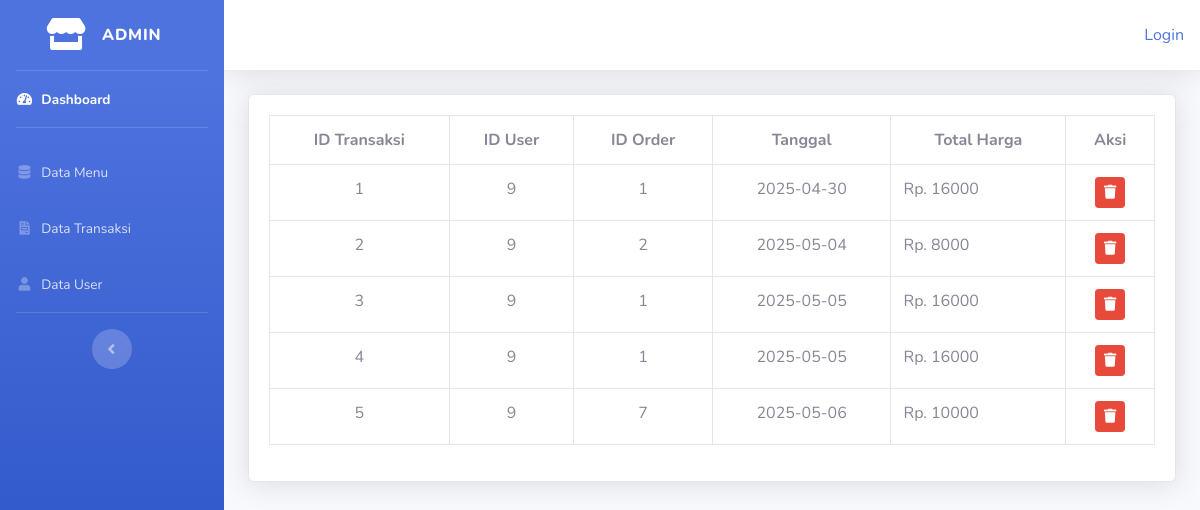
The app's page /index.php/admin/data_transaksi with its own data.
### tables this page shows
CREATE TABLE `transaksi` (
  `id_transaksi` int(5) NOT NULL,
  `id_user` int(5) DEFAULT NULL,
  `id_order` int(5) DEFAULT NULL,
  `tanggal` date DEFAULT NULL,
  `total_harga` int(11) DEFAULT NULL
);

### application/controllers/admin/data_transaksi.php (called while the page is built, shortened)
<?php
class Data_transaksi extends CI_Controller{
    public function index()
    {
        $data['transaksi'] = $this->model_transaksi->tampil_transaksi()->result();
        $this->load->view('templates_admin/header');
        $this->load->view('templates_admin/sidebar');
        $this->load->view('admin/data_transaksi', $data);
        $this->load->view('templates_admin/footer');
    }
}

### index.php (called while the page is built, shortened)
<?php
require_once BASEPATH.'core/CodeIgniter.php';

### application/models/model_transaksi.php (called while the page is built, shortened)
<?php
class Model_transaksi extends CI_Model{
    public function tampil_transaksi(){
        return $this->db->get('transaksi');
    }
}

### application/views/admin/data_transaksi.php (the view)
<div class="container-fluid">
  <div class="card shadow mb-4">
    <div class="card-body">
      <table class="table table-bordered">
          <tr class="text-center">
              <th>ID Transaksi</th>
              <th>ID User</th>
              <th>ID Order</th>
              <th>Tanggal</th>
              <th>Total Harga</th>
              <th>Aksi</th>
          </tr>
          <?php
              foreach($transaksi as $trans) : ?>
              <tr>
                  <td class="text-center"><?php echo $trans->id_transaksi ?></td>
                  <td class="text-center"><?php echo $trans->id_user ?></td>
                  <td class="text-center"><?php echo $trans->id_order ?></td>
                  <td class="text-center"><?php echo $trans->tanggal ?></td>
                  <td>Rp. <?php echo $trans->total_harga ?></td>
                  <td class="text-center">
                  <?php echo anchor('admin/data_transaksi/hapus/'.$trans->id_transaksi, '<div class="btn btn-danger btn-sm"><i class="fas fa-trash"></i></div>')?>
                  </td>
              </tr>
          <?php endforeach;?>
      </table>
    </div>
  </div>
</div>

### records on screen
transaksi: id_transaksi "1", id_user "9", id_order "1", tanggal "2025-04-30", total_harga "16000"
transaksi: id_transaksi "2", id_user "9", id_order "2", tanggal "2025-05-04", total_harga "8000"
transaksi: id_transaksi "3", id_user "9", id_order "1", tanggal "2025-05-05", total_harga "16000"
transaksi: id_transaksi "4", id_user "9", id_order "1", tanggal "2025-05-05", total_harga "16000"
transaksi: id_transaksi "5", id_user "9", id_order "7", tanggal "2025-05-06", total_harga "10000"

### other values on screen
anchor('auth/login','Login') "Login"
